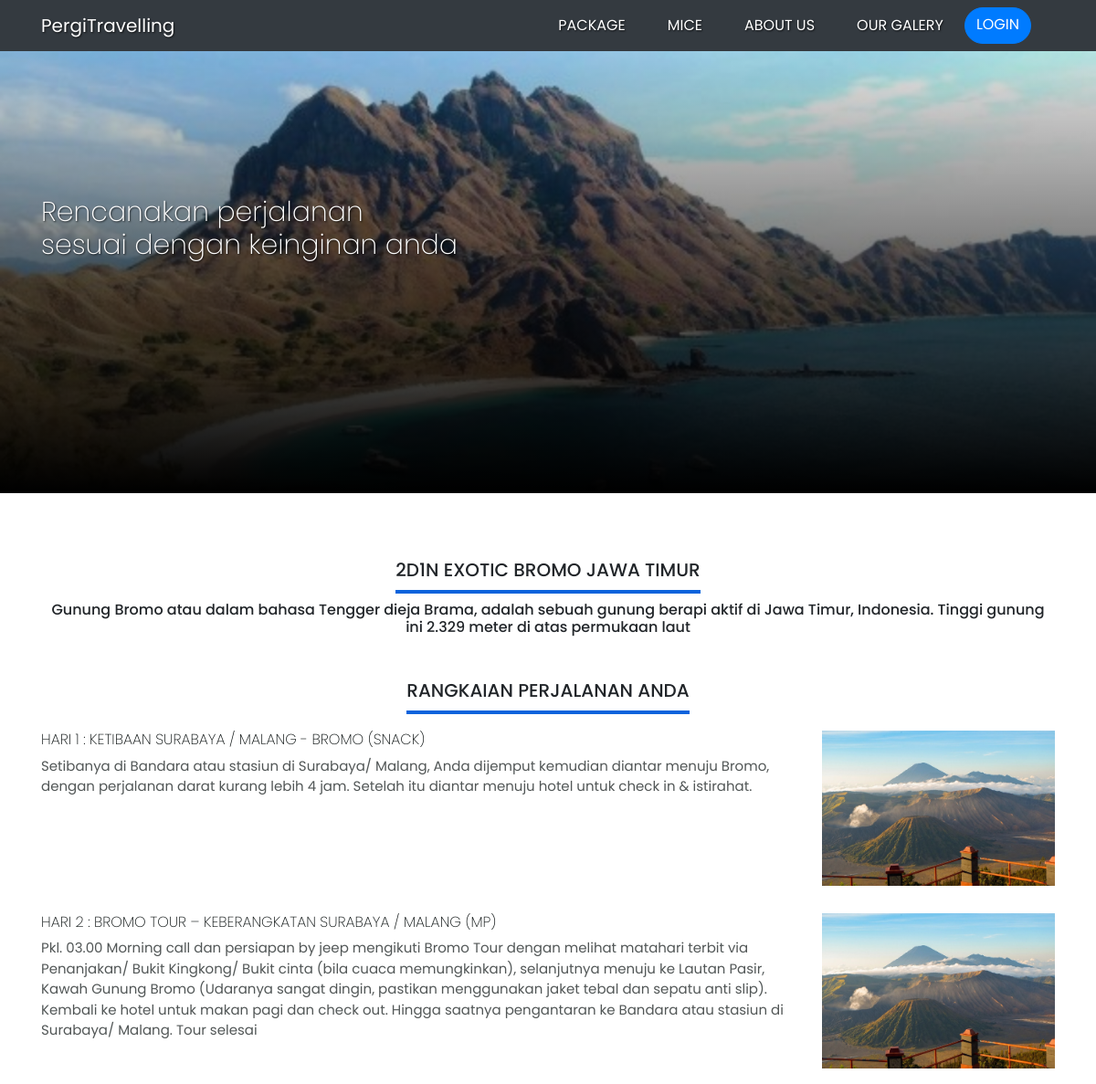
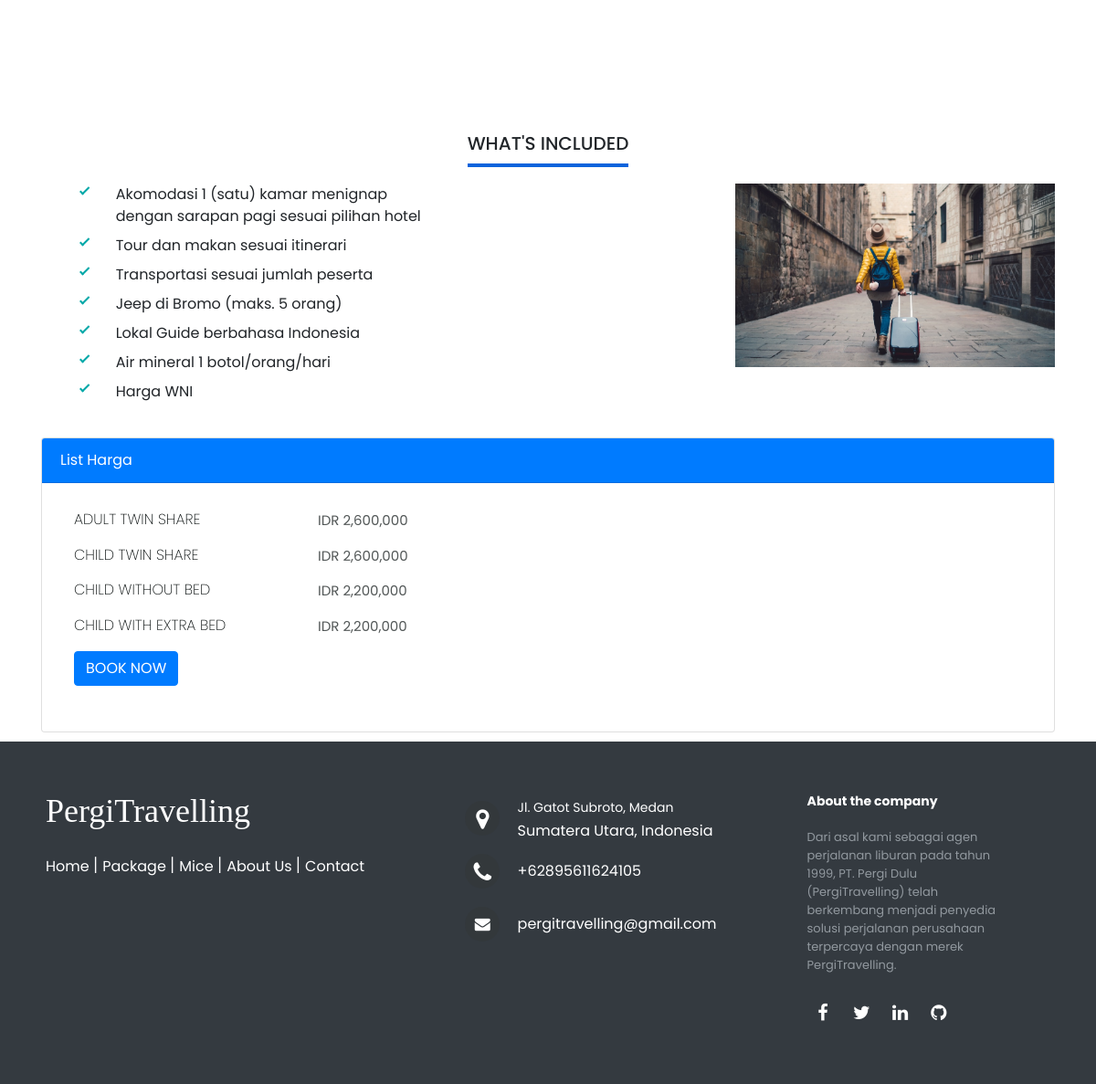
Page /paketdet.php?id=113 on the committed database (2 pictures, top to bottom).
### tables this page shows
CREATE TABLE `layanan` (
  `id_layanan` int(11) NOT NULL,
  `nama_layanan` text NOT NULL,
  `harga_layanan` int(11) NOT NULL,
  `lama_layanan` int(11) NOT NULL,
  `desk` text NOT NULL,
  `tgl_upload` date NOT NULL,
  `file_name` varchar(50) NOT NULL,
  `file_size` int(20) NOT NULL,
  `file_type` varchar(5) NOT NULL,
  `hari1` text NOT NULL,
  `desk1` text NOT NULL,
  `hari2` text NOT NULL,
  `desk2` text NOT NULL,
  `hari3` text NOT NULL,
  `desk3` text NOT NULL,
  `hari4` text NOT NULL,
  `desk4` text NOT NULL,
  `inc1` text NOT NULL,
  `inc2` text NOT NULL,
  `inc3` text NOT NULL,
  `inc4` text NOT NULL,
  `inc5` text NOT NULL,
  `inc6` text NOT NULL,
  `inc7` text NOT NULL,
  `hotel1` varchar(225) NOT NULL,
  `hotel2` varchar(225) NOT NULL,
  `hotel3` varchar(225) NOT NULL,
  `harga1` int(11) NOT NULL,
  `harga2` int(11) NOT NULL,
  `harga3` int(11) NOT NULL,
  `harga4` int(11) NOT NULL
);

### paketdet.php (the view, shortened to what this page needs)
<!DOCTYPE html>
<html lang="en">
<head>
	<?php
	include 'koneksi.php';
	$ambil =  $conn->query("SELECT * FROM layanan WHERE id_layanan = '$_GET[id]'"); ?>
	<?php while ($perlayanan = $ambil->fetch_assoc()){ ?>
    <link rel="stylesheet" type="text/css" href="css/bootstrap.min.css"/>
    <link rel="stylesheet" type="text/css" href="https://stackpath.bootstrapcdn.com/font-awesome/4.7.0/css/font-awesome.min.css"/>
    <link rel="stylesheet" type="text/css" href="style.css"/>
</head>
<body>
<nav class="navbar navbar-expand-lg navbar-dark bg-dark fixed-top">
		<div class="container">
			<a class="navbar-brand" href="index.php">PergiTravelling</a>
			<div class="collapse navbar-collapse" id="navbarNavAltMarkup">
			<div class="navbar-nav ml-auto">
				<a class="nav-item nav-link" href="paket.php">Package</a>
				<a class="nav-item nav-link" href="mice.php">Mice</a>
				<a class="nav-item nav-link" href="about.php">About Us</a>
				<a class="nav-item nav-link" href="galery.php">Our Galery</a>
        <?php
        if (!isset($_SESSION['id_user'])|| !isset($_SESSION['nama_lengkap'])|| !isset($_SESSION['username'])):?>
          <a class="btn btn-primary tombol" href="login.php">Login</a>
        <?php else:?>
          <a class="nav-item nav-link" href="riwayat.php">Riwayat</a>
          <a class="nav-item nav-link" href="profil.php"><?php echo  $_SESSION['username']; ?></a>
          <a class="btn btn-primary tombol" href="logout.php">Logout</a>
        <?php endif?>
			</div>
			</div>
		</div>
	</nav>
	<div class="jumbotron jumbotron-fluid">
      <div class="container">
        <h1 class="display-4">Rencanakan perjalanan<br/>sesuai dengan keinginan anda</h1>
      </div>
    </div>
	<div class="services">
    <h1><?php echo $perlayanan['nama_layanan'] ?></h1>
          <div class="container">
              <h6><?php echo $perlayanan['desk'] ?></h6>
          </div>
		<h1>Rangkaian Perjalanan Anda</h1>
	</div>
      <div class="hari">
      <div class="rangka">
		<div class="container">
			<div class="row workingspace">
				<div class="col-lg-9">
					<h6><?php echo $perlayanan['hari1'] ?></h6>
					<p><?php echo $perlayanan['desk1'] ?></p>
				</div>
				<div class="col-lg-3">
					<img src="admin/uploads/<?php echo $perlayanan['file_name'] ?>" alt="workingspace" class="img-fluid"/>
				</div>
			</div>
		</div>
	</div>
	<div class="rangka">
		<div class="container">
			<div class="row workingspace">
				<div class="col-lg-9">
					<h6><?php echo $perlayanan['hari2'] ?></h6>
					<p><?php echo $perlayanan['desk2'] ?></p>
				</div>
				<div class="col-lg-3">
					<img src="admin/uploads/<?php echo $perlayanan['file_name'] ?>" alt="workingspace" class="img-fluid"/>
				</div>
			</div>
		</div>
	</div>
	<div class="rangka">
		<div class="container">
			<div class="row workingspace">
				<div class="col-lg-9">
				</div>
				<div class="col-lg-3">
				</div>
			</div>
		</div>
	</div>
	<div class="rangka">
		<div class="container">
			<div class="row workingspace">
				<div class="col-lg-9">
				</div>
				<div class="col-lg-3">
				</div>
			</div>
		</div>
	</div>
      </div>
	<div class="services">
		<h1>What's Included</h1>
	</div>
	<div class="rangka">
		<div class="container">
				<div class="row workingspace">
					<div class="col-lg-5">
					<section>
						<div>
							<ul class="check-list">
							<li><?php echo $perlayanan['inc1'] ?></li>
							<li><?php echo $perlayanan['inc2'] ?></li>
							<li><?php echo $perlayanan['inc3'] ?></li>
							<li><?php echo $perlayanan['inc4'] ?></li>
							<li><?php echo $perlayanan['inc5'] ?></li>
							<li><?php echo $perlayanan['inc6'] ?></li>
							<li><?php echo $perlayanan['inc7'] ?></li>
							</ul>
						</div>
					</section>
					</div>
					<div class="col-lg-3"></div>
					<div class="col-lg-4">
						<img src="img/inc.jpg" alt="workingspace" class="img-fluid"/>
					</div>
				</div>
		</div>
	</div>
	<div class="container">
		<div class="card mt-3">
			<div class="card-header bg-primary text-white">
				List Harga
			</div>
			<div class="card-body">
	<div class="rangka">
		<div class="container">
			<div class="row workingspace">
				<div class="col-lg-3">
					<h6>Adult Twin Share</h6>
				</div>
				<div class="col-lg-3">
					<p>IDR <?php echo number_format($perlayanan['harga1'])  ?></p>
				</div>
				<div class="col-lg-6"></div>
				<div class="col-lg-3">
					<h6>Child Twin Share</h6>
				</div>
				<div class="col-lg-3">
				<p>IDR <?php echo number_format($perlayanan['harga2'])  ?></p>
				</div>
				<div class="col-lg-3"></div>
				<div class="col-lg-3"></div>
				<div class="col-lg-3">
					<h6>Child Without Bed</h6>
				</div>
				<div class="col-lg-3">
				<p>IDR <?php echo number_format($perlayanan['harga3'])  ?></p>
				</div>
				<div class="col-lg-6"></div>
				<div class="col-lg-3">
					<h6>Child With Extra Bed</h6>
				</div>
				<div class="col-lg-3">
				<p>IDR <?php echo number_format($perlayanan['harga4'])  ?></p>
				</div>
				<div class="col-lg-6"></div>
        <div class="container"><a class="btn btn-primary" href="booking.php?id=<?php echo $perlayanan['id_layanan'] ?>">BOOK NOW</a></div>
			</div>
			</div>
		</div>
			</div>
		</div>
	</div>
  <?php } ?>
	<footer class="footer-distributed">
			<div class="footer-left">
				<h3>PergiTravelling</h3>
				<p class="footer-links">
					<a href="index.php" class="link-1">Home</a>
					<a href="paket.php">Package</a>
					<a href="mice.php">Mice</a>
					<a href="about.php">About Us</a>
					<a href="#">Contact</a>
				</p>
			</div>
			<div class="footer-center">
				<div>
					<i class="fa fa-map-marker"></i>
					<p><span>Jl. Gatot Subroto, Medan</span> Sumatera Utara, Indonesia</p>
				</div>
				<div>
					<i class="fa fa-phone"></i>
					<p>+62895611624105</p>
				</div>
				<div>
					<i class="fa fa-envelope"></i>
					<p><a href="mailto:pergitravelling@gmail.com">pergitravelling@gmail.com</a></p>
				</div>
			</div>
			<div class="footer-right">
				<p class="footer-company-about">
					<span>About the company</span>
					Dari asal kami sebagai agen perjalanan liburan pada tahun 1999, PT. Pergi Dulu (PergiTravelling) telah berkembang menjadi penyedia solusi perjalanan perusahaan terpercaya dengan merek PergiTravelling.
				</p>
				<div class="footer-icons">
					<a href="#"><i class="fa fa-facebook"></i></a>
					<a href="#"><i class="fa fa-twitter"></i></a>
					<a href="#"><i class="fa fa-linkedin"></i></a>
					<a href="#"><i class="fa fa-github"></i></a>
				</div>
			</div>
	</footer>
</body>
</html>

### style.css (style rules this page uses)
* { margin: 0; padding: 0; box-sizing: border-box; font-family: 'Poppins', sans-serif; }
.jumbotron { background-image: url('img/bajo.jpg'); background-size: cover; height: 540px; text-align: center; position: relative; }
.jumbotron .container { z-index: 1; position: relative; }
.jumbotron::after { content: ''; display: block; width: 100%; height: 100%; background-image: linear-gradient(to top, rgba(0, 0, 0, 1), rgba(0, 0, 0, 0)); position: absolute; bottom: 0; }
.jumbotron .display-4 { color: #fff; margin-top: 150px; font-weight: 200; text-shadow: 1px 1px 2px rgba(0, 0, 0, 0.7); font-size: 30px; margin-bottom: 30px; text-align: left; }
.tombol { text-transform: uppercase; margin-left: -15px; margin-right: 26px; border-radius: 88px; }
.workingspace { margin-bottom: 30px; }
.workingspace h6 { font-weight: 200; text-transform: uppercase; color: #090f0f; }
.workingspace p { font-size: 15px; color: #525757; font-weight: 200px; }
.rangka { margin-top: 10px; }
.services { text-align: center; }
.services h1 { display: inline-block; text-transform: uppercase; border-bottom: 4px solid #0b63dc; font-size: 20px; padding-bottom: 10px; margin-top: 40px; }
.card { margin-bottom: 10px; }
.check-list { margin: 0; padding-left: 1.2rem; }
.check-list li { position: relative; list-style-type: none; padding-left: 2.5rem; margin-bottom: 0.5rem; }
.check-list li:before { content: ''; display: block; position: absolute; left: 0; top: -2px; width: 5px; height: 11px; border-width: 0 2px 2px 0; border-style: solid; border-color: #00a8a8; transform-origin: bottom left; transform: rotate(45deg); }
section { max-width: 400px; margin-left: auto; margin-right: auto; display: flex; align-items: center; }
.footer-distributed { background: #343a40; box-shadow: 0 1px 1px 0 rgba(0, 0, 0, 0.12); box-sizing: border-box; width: 100%; text-align: left; font: bold 16px; padding: 55px 50px; }
.footer-distributed .footer-left, .footer-distributed .footer-center, .footer-distributed .footer-right { display: inline-block; vertical-align: top; }
.footer-distributed .footer-left { width: 40%; }
.footer-distributed h3 { color: #ffffff; font: normal 36px 'Viga', cursive; margin: 0; }
.footer-distributed .footer-links { color: #ffffff; margin: 20px 0 12px; padding: 0; }
.footer-distributed .footer-links a { display: inline-block; line-height: 1.8; font-weight: 400; text-decoration: none; color: inherit; }
.footer-distributed .footer-center { width: 35%; }
.footer-distributed .footer-center i { background-color: #33383b; color: #ffffff; font-size: 25px; width: 38px; height: 38px; border-radius: 50%; text-align: center; line-height: 42px; margin: 10px 15px; vertical-align: middle; }
.footer-distributed .footer-center i.fa-envelope { font-size: 17px; line-height: 38px; }
.footer-distributed .footer-center p { display: inline-block; color: #ffffff; font-weight: 400; vertical-align: middle; margin: 0; }
.footer-distributed .footer-center p span { display: block; font-weight: normal; font-size: 14px; line-height: 2; }
.footer-distributed .footer-center p a { color: rgb(255, 255, 255); text-decoration: none; }
.footer-distributed .footer-links a:before { content: '|'; font-weight: 300; font-size: 20px; left: 0; color: #fff; display: inline-block; padding-right: 5px; }
.footer-distributed .footer-links .link-1:before { content: none; }
.footer-distributed .footer-right { width: 20%; }
.footer-distributed .footer-company-about { line-height: 20px; color: #92999f; font-size: 13px; font-weight: normal; margin: 0; }
.footer-distributed .footer-company-about span { display: block; color: #ffffff; font-size: 14px; font-weight: bold; margin-bottom: 20px; }
.footer-distributed .footer-icons { margin-top: 25px; }
.footer-distributed .footer-icons a { display: inline-block; width: 35px; height: 35px; cursor: pointer; border-radius: 2px; font-size: 20px; color: #ffffff; text-align: center; line-height: 35px; margin-right: 3px; margin-bottom: 5px; }
@media (min-width: 992px) { .navbar-brand, .nav-link { color: #fff !important; text-shadow: 1px 1px 2px rgba(0, 0, 0, 0.7); } }
@media (min-width: 992px) { .nav-link { text-transform: uppercase; margin-right: 30px; } }

### rows in the picture
layanan: nama_layanan "2D1N EXOTIC BROMO JAWA TIMUR", desk "Gunung Bromo atau dalam bahasa Tengger dieja Brama, adalah sebuah gunung berapi aktif di Jawa Timur, Indonesia. Tinggi gunung ini 2.329 meter di atas permukaan laut", hari1 "HARI 1 : KETIBAAN SURABAYA / MALANG - BROMO (SNACK)", desk1 "Setibanya di Bandara atau stasiun di Surabaya/ Malang, Anda dijemput kemudian diantar menuju Bromo, dengan perjalanan darat kurang lebih 4 jam. Setelah itu diantar menuju hotel untuk check in & istirahat.", file_name (picture), hari2 "HARI 2 : BROMO TOUR – KEBERANGKATAN SURABAYA / MALANG (MP)", desk2 "Pkl. 03.00 Morning call dan persiapan by jeep mengikuti Bromo Tour dengan melihat matahari terbit via Penanjakan/ Bukit Kingkong/ Bukit cinta (bila cuaca memungkinkan), selanjutnya menuju ke Lautan Pasir, Kawah Gunung Bromo (Udaranya sangat dingin, pastikan menggunakan jaket tebal dan sepatu anti slip). Kembali ke hotel untuk makan pagi dan check out. Hingga saatnya pengantaran ke Bandara atau stasiun di Surabaya/ Malang. Tour selesai", inc1 "Akomodasi 1 (satu) kamar menignap dengan sarapan pagi sesuai pilihan hotel", inc2 "Tour dan makan sesuai itinerari", inc3 "Transportasi sesuai jumlah peserta", inc4 "Jeep di Bromo (maks. 5 orang)", inc5 "Lokal Guide berbahasa Indonesia", inc6 "Air mineral 1 botol/orang/hari", inc7 "Harga WNI", harga1 "2,600,000", harga2 "2,600,000", harga3 "2,200,000", harga4 "2,200,000"
